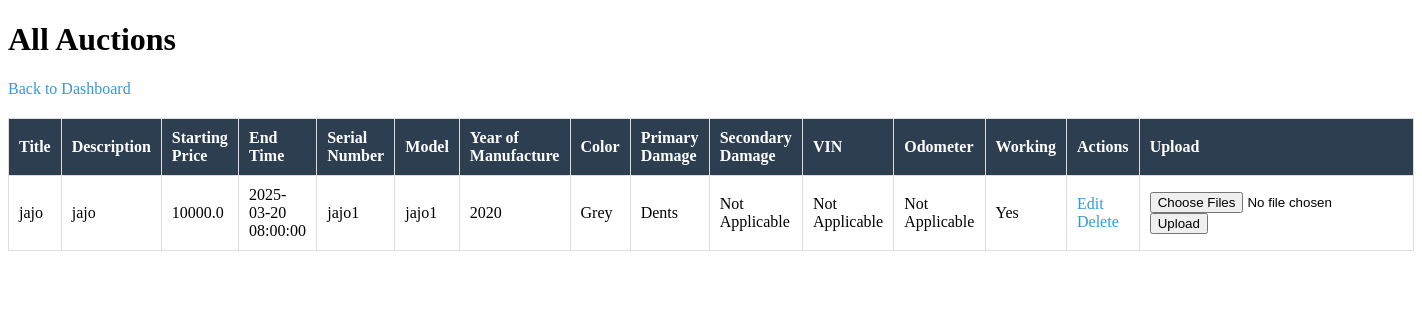
/admin/view-auctions (signed in), run on the app's committed database.
### models.py (models this page shows)
class AuctionItem(db.Model):
    id = db.Column(db.Integer, primary_key=True)
    title = db.Column(db.String(100), nullable=False)
    description = db.Column(db.Text, nullable=False)
    starting_price = db.Column(db.Float, nullable=False)
    image = db.Column(db.String(100), nullable=True)
    end_time = db.Column(db.DateTime(timezone=True), nullable=False, default=lambda: datetime.now(timezone.utc))
    bids = db.relationship('Bid', backref='auction_item', lazy=True)
    category = db.Column(db.String(50), nullable=False)  # New field for category
    additional_images = db.relationship('AdditionalImage', back_populates='auction_item', cascade="all, delete-orphan")
    serial_number = db.Column(db.String(50), nullable=True)
    model = db.Column(db.String(50), nullable=True)
    year_of_manufacture = db.Column(db.String(4), nullable=True)
    color = db.Column(db.String(30), nullable=True)
    primary_damage = db.Column(db.String(50), nullable=True)
    secondary_damage = db.Column(db.String(50), nullable=True)
    VIN = db.Column(db.String(17), nullable=True)
    odometer = db.Column(db.Integer, nullable=True)
    working = db.Column(db.String(10), nullable=True)  # Yes/No/Not Applicable
    sale_status = db.Column(db.String(20), default='Open')  # Open, Closed, or Sold

### app.py (the view)
@app.route('/admin/view-auctions', methods=['GET'])
@login_required
def view_auctions():
    if not current_user.is_admin:
        flash('Unauthorized access!')
        return redirect(url_for('home'))
    auctions = AuctionItem.query.all()
    return render_template('view_auctions.html', auctions=auctions)

### app.py (called while the page is built)
@app.context_processor
def inject_user_model():
    from models import User  # Import your User model here
    return dict(User=User)

@login_manager.user_loader
def load_user(user_id):
    return db.session.get(User, int(user_id))

### templates/view_auctions.html (shortened to what this page needs)
<!DOCTYPE html>
<html>
<head>
</head>
<body>
    <h1>All Auctions</h1>
    <a href="{{ url_for('admin_dashboard') }}">Back to Dashboard</a>
    <table>
        <thead>
            <tr>
                <th>Title</th>
                <th>Description</th>
                <th>Starting Price</th>
                <th>End Time</th>
                <th>Serial Number</th>
                <th>Model</th>
                <th>Year of Manufacture</th>
                <th>Color</th>
                <th>Primary Damage</th>
                <th>Secondary Damage</th>
                <th>VIN</th>
                <th>Odometer</th>
                <th>Working</th>
                <th>Actions</th>
                <th>Upload</th>
            </tr>
        </thead>
        <tbody>
            {% for auction in auctions %}
            <tr>
                <td>{{ auction.title }}</td>
                <td>{{ auction.description }}</td>
                <td>{{ auction.starting_price }}</td>
                <td>{{ auction.end_time }}</td>
                <td>{{ auction.serial_number or 'Not Applicable' }}</td>
                <td>{{ auction.model or 'Not Applicable' }}</td>
                <td>{{ auction.year_of_manufacture or 'Not Applicable' }}</td>
                <td>{{ auction.color or 'Not Applicable' }}</td>
                <td>{{ auction.primary_damage or 'Not Applicable' }}</td>
                <td>{{ auction.secondary_damage or 'Not Applicable' }}</td>
                <td>{{ auction.VIN or 'Not Applicable' }}</td>
                <td>{{ auction.odometer or 'Not Applicable' }}</td>
                <td>{{ auction.working or 'Not Applicable' }}</td>
                <td>
                    <a href="{{ url_for('edit_auction', auction_id=auction.id) }}">Edit</a>
                    <a href="{{ url_for('delete_auction', auction_id=auction.id) }}">Delete</a>
                </td>
                <td>
                    <form method="POST" action="{{ url_for('upload_additional_images', auction_id=auction.id) }}" enctype="multipart/form-data">
                        <input type="file" name="additional_images" id="additional_images" multiple>
                        <button type="submit">Upload</button>
                    </form>
                </td>
            </tr>
            {% endfor %}
        </tbody>
    </table>
</body>
</html>

### templates/view_auctions.html (style rules this page uses)
table { width: 100%; border-collapse: collapse; margin-top: 20px; }
table, th, td { border: 1px solid #ddd; }
th, td { padding: 10px; text-align: left; }
th { background-color: #2c3e50; color: white; }
a { color: #3498db; text-decoration: none; }

### data on the page
AuctionItem: title "jajo", description "jajo", starting_price "10000.0", end_time "2025-03-20 08:00:00", serial_number "jajo1", model "jajo1", year_of_manufacture "2020", color "Grey", primary_damage "Dents", secondary_damage "Not Applicable", VIN "Not Applicable", odometer "Not Applicable", working "Yes"
